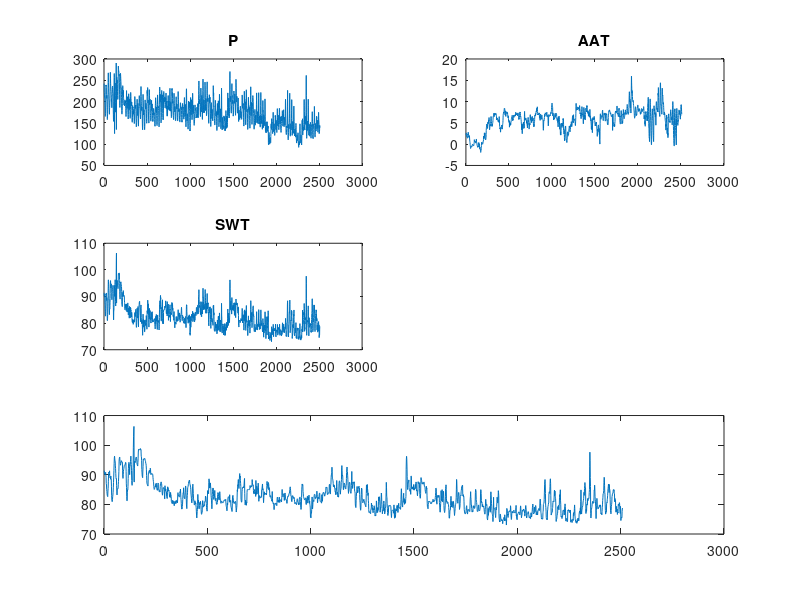

Reproduce this figure in MATLAB. (Note: this script raises an error after producing the figure.)
%% ARMAX 
%
%% LOAD MATERIAL 89

clc
clear

load fjarrvarme89.dat 

ObsNbr = fjarrvarme89(:,1);
P = fjarrvarme89(:,2);
AAT = fjarrvarme89(:,3);
SWT = fjarrvarme89(:,4);
Y = fjarrvarme89(:,5);
M = fjarrvarme89(:,6);
D = fjarrvarme89(:,7);
H = fjarrvarme89(:,8);

subplot(131);
plot(P(1:1680))
title('P');
ylabel('Amplitude');
xlabel('Time');
subplot(132);
plot(AAT(1:1680));
title('AAT');
ylabel('Amplitude');
xlabel('Time');
subplot(133);
plot(SWT(1:1680));
title('SWT');
ylabel('Amplitude');
xlabel('Time');
%% LOAD MATERIAL 90

clc
clear

load fjarrvarme90.dat

ObsNbr = fjarrvarme90(:,1);
P = fjarrvarme90(:,2);
AAT = fjarrvarme90(:,3);
SWT = fjarrvarme90(:,4);
Y = fjarrvarme90(:,5);
M = fjarrvarme90(:,6);
D = fjarrvarme90(:,7);
H = fjarrvarme90(:,8);

subplot(311);
plot(P)
subplot(312);
plot(AAT);
subplot(313);
plot(SWT);

%% REMOVE OUTLIERS (Not very effective method)

subplot(321);
plot(P);
title('P');
subplot(322);
plot(AAT);
title('AAT');
subplot(323);
plot(SWT);
title('SWT');

%%
percntiles = prctile(AAT,[0.5 99.5]); 
outlierIndex = AAT < percntiles(1) | AAT > percntiles(2);
AAT(outlierIndex) = [];
%%
percntiles = prctile(P,[0.5 99.5]); 
outlierIndex = P < percntiles(1) | P > percntiles(2);
P(outlierIndex) = [];
%%
percntiles = prctile(SWT,[1 99]); 
outlierIndex = SWT < percntiles(1) | SWT > percntiles(2);
SWT(outlierIndex) = NaN;
SWT = misdata(iddata(SWT)); 
SWT = SWT.OutputData;
%%

subplot(324);
plot(P);
title('P - Outliers');
subplot(325);
plot(AAT);
title('AAT - Outlier');
subplot(326)
plot(SWT);
title('SWT - Outlier');

%% TRANSFORM

nbr = 0;
delay = 0;
AAT_s = AAT(1680*nbr + 1 + delay :(nbr + 1)*1680 + delay);
%AAT_s = AAT(delay*nbr + 1 : (nbr + 1)*delay);
%bcNormPlot(AAT_s)
subplot(321);
plot(AAT_s);
title('AAT');
AAT_s_t = log(AAT_s);
ma = mean(AAT_s_t);
AAT_s_t_m = AAT_s_t-ma;
subplot(322);
plot(AAT_s_t_m);
title('AAT transform');

P_s = P(1680*nbr + 1 + delay:(nbr + 1)*1680 + delay);
%P_s = P(delay*nbr + 1 : (nbr + 1)*delay);
%bcNormPlot(P_s)
subplot(323);
plot(P_s);
title('P');
P_s_t = log(P_s);
mp = mean(P_s_t);
P_s_t_m = P_s_t-mp;
subplot(324);
plot(P_s_t_m);
title('P transform');


SWT_s = SWT(1680*nbr + 1 + delay:(nbr + 1)*1680 + delay);
%SWT_s = SWT(delay*nbr + 1 : (nbr + 1)*delay);
%bcNormPlot(SWT_s)
subplot(325);
plot(SWT_s);
title('SWT');
SWT_s_t = log(SWT_s);
mp = mean(SWT_s_t);
SWT_s_t_m = SWT_s_t-mp;
subplot(326);
plot(SWT_s_t_m);
title('SWT transform');

%% REMOVE OUTLIERS (Effective method)

P_s_t_m([ 478 479 480 481 482]) = NaN;
P_s_t_m = misdata(iddata(P_s_t_m)); 
P_s_t_m = P_s_t_m.OutputData;

%% ACF/PACF/NORM P 

ehat = P_s_t_m;
figure; 

subplot(1,3,1);
acf(ehat,round(length(ehat)/4), 2/sqrt(length(ehat)), 1, 0 ,0);
title('ACF');
ylabel('Amplitude');
xlabel('Time');
subplot(1,3,2);
pacf(ehat,round(length(ehat)/4),2/sqrt(length(ehat)),  1, 0);
title('PACF');
ylabel('Amplitude');
xlabel('Time');
subplot(1,3,3);
plotNTdist(ehat);

%% ACF/PACF/NORM AAT

ehat = AAT_s_t_m;
figure; 

subplot(3,1,1);
acf(ehat,round(length(ehat)/4), 2/sqrt(length(ehat)), 1, 0 ,0);
title('MA-C');
subplot(3,1,2);
pacf(ehat,round(length(ehat)/4),2/sqrt(length(ehat)),  1, 0);
title('AR-A');
subplot(3,1,3);
plotNTdist(ehat);

%% ACF/PACF/NORM SWT

ehat = SWT_s_t_m;
figure; 

subplot(3,1,1);
acf(ehat,round(length(ehat)/4), 2/sqrt(length(ehat)), 1, 0 ,0);
title('MA-C');
subplot(3,1,2);
pacf(ehat,round(length(ehat)/4),2/sqrt(length(ehat)),  1, 0);
title('AR-A');
subplot(3,1,3);
plotNTdist(ehat);

%% DETREND

subplot(211);
plot(P_s_t_m);
[P_s_t_m_dt,DT] = deSeason(P_s_t_m,[24]);
subplot(212);
plot(P_s_t_m_dt);

%% DESEASON

subplot(211);
plot(P_s_t_m_dt);
[P_s_t_m_dt_ds,DS] = deSeason(P_s_t_m_dt,[24]);
subplot(212);
plot(P_s_t_m_dt_ds);

%% DESEASON P NO TREND

subplot(211);
plot(P_s_t_m);
[P_s_t_m_ds,DS] = deSeason(P_s_t_m,[24]);
subplot(212);
plot(P_s_t_m_ds);

%% DESEASON AAT NO TREND

subplot(211);
plot(AAT_s_t_m);
[AAT_s_t_m_ds,DS] = deSeason(AAT_s_t_m,[24]);
subplot(212);
plot(AAT_s_t_m_ds);

%% DESEASON SWT NO TREND

subplot(211);
plot(SWT_s_t_m);
[SWT_s_t_m_ds,DS] = deSeason(SWT_s_t_m,[24]);
subplot(212);
plot(SWT_s_t_m_ds);

%% CROSSCORR SWT P 

figure;

subplot(121);
M = 100;
stem(-M:M, crosscorr(SWT_s_t_m,P_s_t_m,M));
title('Cross correlation function SWT P');
xlabel('Lag');
ylabel('Amplitude');
hold on
plot(-M:M, 2/sqrt(length(AAT)) * ones(1,2*M+1),'--');
plot(-M:M, -2/sqrt(length(AAT)) * ones(1,2*M+1),'--');
hold off;

 %CROSSCORR AAT P 
 
subplot(122);

M = 100; 
stem(-M:M, crosscorr(AAT_s_t_m,P_s_t_m,M));
title('Cross correlation function AAT P');
xlabel('Lag');
ylabel('Amplitude');

hold on
plot(-M:M, 2/sqrt(length(AAT)) * ones(1,2*M+1),'--');
plot(-M:M, -2/sqrt(length(AAT)) * ones(1,2*M+1),'--');
hold off;


%% DESCIDE MODEL

subplot(121);
plot(P_s_t_m - SWT_s_t_m*1.5)
title('P-SWT');
subplot(122);
plot(P_s_t_m);
title('P');
%%

[P_s_t_m_ds,DS] = deSeason(P_s_t_m,[24]);
%P_s_t_m_ds = P_s_t_m_ds(24:end);
[AAT_s_t_m_ds,DS] = deSeason(AAT_s_t_m,[24]);
%[SWT_s_t_m_ds,DS] = deSeason(SWT_s_t_m,[24]);

U = [SWT_s_t_m AAT_s_t_m];
I = P_s_t_m_ds;
Z = iddata(I,U);

B = cell(1,2);
delay1 = 0;
delay2 = 11;
B{1,1} = [1 1 1 1];
B{1,2} = [zeros(1,delay2) 1];
A = [1 1 1 1 0 0 0 1 1];
C = [1 zeros(1,23) 0 0];

model = idpoly(A,B,C);
model.Structure.c.Free = [1 1 0 0 0 0 0 1 1 0 0 0 0 0 0 0 0 0 0 0 0 0 0 0 1 1];
model.Structure.b(1).Free = B{1,1};
model.Structure.a.Free = A;

thx = pem(Z,model);

present(thx);

ehat = resid(thx,Z);
ehat = ehat.OutputData;

% Evalueate residual

figure;
subplot(3,1,1);
acf(ehat,round(length(ehat)/4), 2/sqrt(length(ehat)), 1, 0 ,0);
title('MA-C');
subplot(3,1,2);
pacf(ehat,round(length(ehat)/4),2/sqrt(length(ehat)),  1, 0);
title('AR-A');
subplot(3,1,3);
plotNTdist(ehat);

figure;

whitenessTest(ehat);

thx.a = conv(thx.a,DS);

%% PREDICTION

C = thx.c;
A = thx.a;

B1 = cell2mat(thx.b(1));
B2 = cell2mat(thx.b(2));

K = [1];

for i = 1:length(K);
    
k = K(i);

[Cs,As] = equalLength(C,A);
[Fk, Gk] = deconv(conv([1 zeros(1,k-1)], Cs),As);

BF1 = conv(B1,Fk);
BF2 = conv(B2,Fk);

[Cs1, BF1] = equalLength(Cs,BF1);
[Cs2, BF2] = equalLength(Cs,BF2);

[Fhat1,Ghat1] = deconv(conv([1 zeros(1,k-1)],BF1),Cs);
[Fhat2,Ghat2] = deconv(conv([1 zeros(1,k-1)],BF2),Cs);

nbr = 0;
delay = 0;

load fjarrvarme90.dat;
load fjarrvarme89.dat;

P = fjarrvarme89(:,2);
AAT = fjarrvarme89(:,3);
SWT = fjarrvarme89(:,4);

tP_s = P(1680*nbr + 1 + delay:(nbr + 1)*1680 + delay);
%tP_s = P(delay*nbr + 1 : (nbr + 1)*delay);

tP_s_log = log(tP_s);
tmp = mean(tP_s_log);
tP_test = tP_s_log-tmp;

%tP_test([290 291 292 293 478 479 480 481 482]) = NaN;
%tP_test = misdata(iddata(tP_test)); 
%tP_test = tP_test.OutputData;

tAAT_s = AAT(1680*nbr + 1 + delay:(nbr + 1)*1680 + delay);
%tAAT_s = P(delay*nbr + 1 : (nbr + 1)*delay);
tAAT_s_log = log(tAAT_s);
tma = mean(tAAT_s_log);
tAAT_test = tAAT_s_log-tma;

tSWT_s = SWT(1680*nbr + 1 + delay:(nbr + 1)*1680 + delay);
%tSWT_s = P(delay*nbr + 1 : (nbr + 1)*delay);
tSWT_s_log = log(tSWT_s);
tms = mean(tSWT_s_log);
tSWT_test = tSWT_s_log-tms;

yhat_k = filter(Ghat1,C,tSWT_test) + filter(Fhat1,1,tSWT_test) + filter(Ghat2,C,tAAT_test)  + filter(Gk,C,tP_test) ;
%yhat_k = filter(Ghat1,Cs,SWT_s_t_m) + filter(Ghat2,Cs,AAT_s_t_m) + filter(Gk,Cs,P_s_t_m);

figure;

figure(1);
subplot(1,length(K),i);
yhat_k_p = exp(yhat_k) + tmp;
P_p = exp(tP_test) + tmp;
plot(yhat_k_p);
hold on 
plot(P_p);
legend('yhat' ,'y')
title(strcat('K = ',int2str(K(i))));

% EVALUATION

figure;

ehat = yhat_k_p-P_p;
ehat = ehat(length(Gk):end);

disp('Variance');
disp(var(ehat));

subplot(1,3,1);
acf(ehat,round(length(ehat)/4), 2/sqrt(length(ehat)), 1, 0 ,0);
title('MA-C');
subplot(1,3,2);
pacf(ehat,round(length(ehat)/4),2/sqrt(length(ehat)),  1, 0);
title('AR-A');
subplot(1,3,3);
plotNTdist(ehat);

figure;

whitenessTest(ehat);

cup = mean(ehat) + 1.96 * sqrt(var(ehat));
clo = -(mean(ehat) + 1.96 * sqrt(var(ehat))); 

disp('Procent out');
Nbrout = sum(ehat>cup) + sum(ehat<clo);  
disp( Nbrout / length(ehat) );

end

%%

K = 72;

ttP_s = P(1680:1680 + K-1);
ttP_s_log = log(ttP_s);
ttmp = mean(ttP_s_log);
ttP_test =  ttP_s_log-ttmp;
yhat_k = forecast(thx,iddata(tP_test,[tSWT_test,tAAT_test]),K);

yhat_k_p = exp(yhat_k.OutputData) + tmp;
P_p = exp(ttP_test) + ttmp;

plot(yhat_k_p);
hold on 
plot(P_p);
legend('yhat' , 'y')
var(yhat_k_p-P_p)